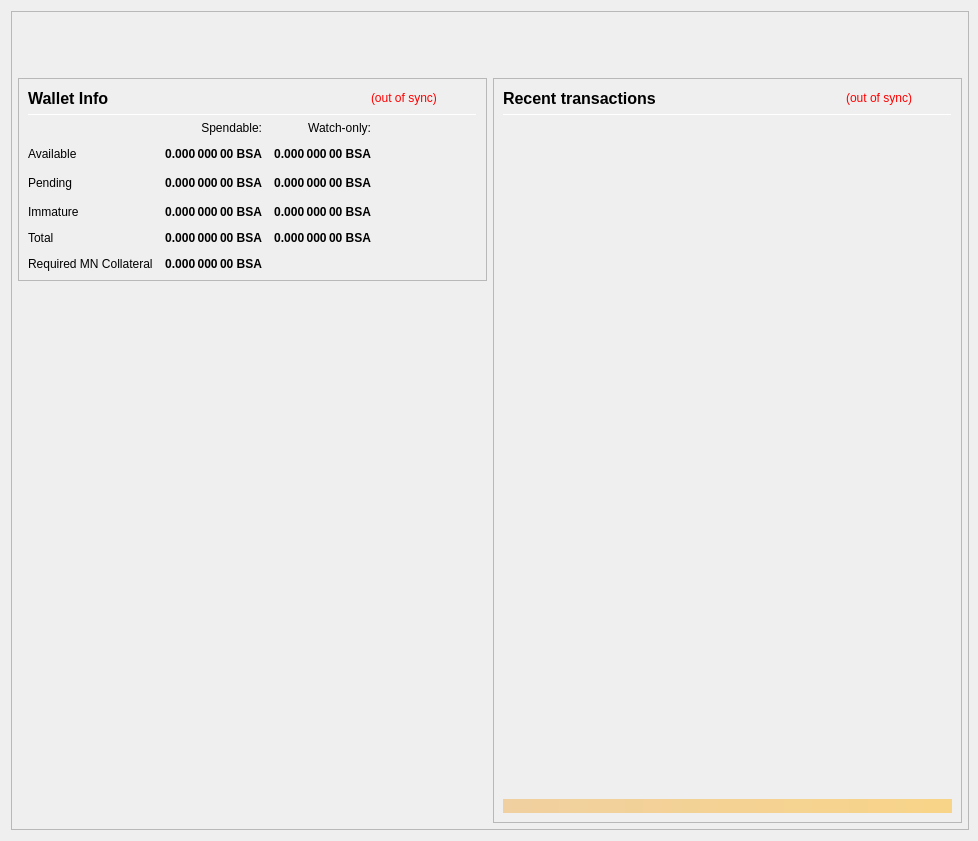
<?xml version="1.0" encoding="UTF-8"?>
<ui version="4.0">
 <class>OverviewPage</class>
 <widget class="QWidget" name="OverviewPage">
  <property name="geometry">
   <rect>
    <x>0</x>
    <y>0</y>
    <width>978</width>
    <height>841</height>
   </rect>
  </property>
  <property name="minimumSize">
   <size>
    <width>960</width>
    <height>682</height>
   </size>
  </property>
  <property name="font">
   <font>
    <weight>50</weight>
    <bold>false</bold>
   </font>
  </property>
  <property name="windowTitle">
   <string>Form</string>
  </property>
  <layout class="QVBoxLayout" name="topLayout" stretch="0">
   <property name="rightMargin">
    <number>9</number>
   </property>
   <item>
    <widget class="QFrame" name="frame_BG">
     <property name="minimumSize">
      <size>
       <width>850</width>
       <height>610</height>
      </size>
     </property>
     <property name="maximumSize">
      <size>
       <width>16777215</width>
       <height>16777215</height>
      </size>
     </property>
     <property name="frameShape">
      <enum>QFrame::StyledPanel</enum>
     </property>
     <property name="frameShadow">
      <enum>QFrame::Raised</enum>
     </property>
     <layout class="QVBoxLayout" name="verticalLayout_3" stretch="0">
      <property name="leftMargin">
       <number>0</number>
      </property>
      <property name="topMargin">
       <number>0</number>
      </property>
      <property name="rightMargin">
       <number>0</number>
      </property>
      <property name="bottomMargin">
       <number>6</number>
      </property>
      <item>
       <layout class="QVBoxLayout" name="verticalLayout_Master" stretch="0,1">
        <property name="leftMargin">
         <number>0</number>
        </property>
        <property name="topMargin">
         <number>0</number>
        </property>
        <property name="rightMargin">
         <number>0</number>
        </property>
        <property name="bottomMargin">
         <number>0</number>
        </property>
        <item>
         <widget class="QFrame" name="frame_Header">
          <layout class="QVBoxLayout" name="verticalLayout_Header" stretch="0">
           <property name="leftMargin">
            <number>0</number>
           </property>
           <property name="topMargin">
            <number>0</number>
           </property>
           <property name="rightMargin">
            <number>0</number>
           </property>
           <property name="bottomMargin">
            <number>0</number>
           </property>
           <item>
            <layout class="QHBoxLayout" name="horizontalLayout_Header" stretch="1,0">
             <property name="spacing">
              <number>6</number>
             </property>
             <item>
              <widget class="QLabel" name="labelOverviewHeaderRight">
               <property name="minimumSize">
                <size>
                 <width>464</width>
                 <height>60</height>
                </size>
               </property>
               <property name="maximumSize">
                <size>
                 <width>16777215</width>
                 <height>60</height>
                </size>
               </property>
               <property name="font">
                <font>
                 <pointsize>14</pointsize>
                </font>
               </property>
               <property name="text">
                <string/>
               </property>
               <property name="alignment">
                <set>Qt::AlignRight|Qt::AlignTrailing|Qt::AlignVCenter</set>
               </property>
              </widget>
             </item>
            </layout>
           </item>
          </layout>
         </widget>
        </item>
        <item>
         <widget class="QFrame" name="frame_Content">
          <layout class="QVBoxLayout" name="verticalLayout_Content">
           <property name="leftMargin">
            <number>6</number>
           </property>
           <property name="topMargin">
            <number>0</number>
           </property>
           <property name="rightMargin">
            <number>6</number>
           </property>
           <property name="bottomMargin">
            <number>0</number>
           </property>
           <item>
            <layout class="QHBoxLayout" name="horizontalLayout_Content" stretch="1,1">
             <property name="spacing">
              <number>6</number>
             </property>
             <item>
              <layout class="QVBoxLayout" name="verticalLayout_left" stretch="0,0">
               <item>
                <widget class="QFrame" name="frameBalances">
                 <property name="frameShape">
                  <enum>QFrame::StyledPanel</enum>
                 </property>
                 <property name="frameShadow">
                  <enum>QFrame::Raised</enum>
                 </property>
                 <layout class="QVBoxLayout" name="verticalLayout_4">
                  <item>
                   <layout class="QHBoxLayout" name="hlBalancesHeader" stretch="2,0,0">
                    <property name="spacing">
                     <number>6</number>
                    </property>
                    <item>
                     <widget class="QLabel" name="labelBalances">
                      <property name="minimumSize">
                       <size>
                        <width>0</width>
                        <height>0</height>
                       </size>
                      </property>
                      <property name="font">
                       <font>
                        <pointsize>12</pointsize>
                        <weight>75</weight>
                        <bold>true</bold>
                       </font>
                      </property>
                      <property name="text">
                       <string>Wallet Info</string>
                      </property>
                     </widget>
                    </item>
                    <item>
                     <widget class="QLabel" name="labelWalletStatus">
                      <property name="cursor">
                       <cursorShape>WhatsThisCursor</cursorShape>
                      </property>
                      <property name="toolTip">
                       <string>The displayed information may be out of date. Your wallet automatically synchronizes with the Basex network after a connection is established, but this process has not completed yet.</string>
                      </property>
                      <property name="styleSheet">
                       <string notr="true">QLabel { color: red; }</string>
                      </property>
                      <property name="text">
                       <string notr="true">(out of sync)</string>
                      </property>
                      <property name="alignment">
                       <set>Qt::AlignLeading|Qt::AlignLeft|Qt::AlignVCenter</set>
                      </property>
                     </widget>
                    </item>
                    <item>
                     <spacer name="hsBalancesHeader">
                      <property name="orientation">
                       <enum>Qt::Horizontal</enum>
                      </property>
                      <property name="sizeHint" stdset="0">
                       <size>
                        <width>40</width>
                        <height>20</height>
                       </size>
                      </property>
                     </spacer>
                    </item>
                   </layout>
                  </item>
                  <item>
                   <widget class="Line" name="lineBalances">
                    <property name="minimumSize">
                     <size>
                      <width>0</width>
                      <height>1</height>
                     </size>
                    </property>
                    <property name="maximumSize">
                     <size>
                      <width>16777215</width>
                      <height>1</height>
                     </size>
                    </property>
                    <property name="orientation">
                     <enum>Qt::Horizontal</enum>
                    </property>
                   </widget>
                  </item>
                  <item>
                   <layout class="QGridLayout" name="gridLayout">
                    <property name="spacing">
                     <number>12</number>
                    </property>
                    <item row="2" column="2">
                     <widget class="QLabel" name="labelWatchPending">
                      <property name="font">
                       <font>
                        <weight>75</weight>
                        <bold>true</bold>
                       </font>
                      </property>
                      <property name="cursor">
                       <cursorShape>ArrowCursor</cursorShape>
                      </property>
                      <property name="toolTip">
                       <string>Unconfirmed transactions to watch-only addresses</string>
                      </property>
                      <property name="text">
                       <string notr="true">0.000 000 00 BSA</string>
                      </property>
                      <property name="alignment">
                       <set>Qt::AlignRight|Qt::AlignTrailing|Qt::AlignVCenter</set>
                      </property>
                      <property name="textInteractionFlags">
                       <set>Qt::NoTextInteraction</set>
                      </property>
                     </widget>
                    </item>
                    <item row="2" column="1">
                     <widget class="QLabel" name="labelUnconfirmed">
                      <property name="font">
                       <font>
                        <weight>75</weight>
                        <bold>true</bold>
                       </font>
                      </property>
                      <property name="cursor">
                       <cursorShape>ArrowCursor</cursorShape>
                      </property>
                      <property name="toolTip">
                       <string>Total of transactions that have yet to be confirmed, and do not yet count toward the spendable balance</string>
                      </property>
                      <property name="text">
                       <string notr="true">0.000 000 00 BSA</string>
                      </property>
                      <property name="alignment">
                       <set>Qt::AlignRight|Qt::AlignTrailing|Qt::AlignVCenter</set>
                      </property>
                      <property name="textInteractionFlags">
                       <set>Qt::NoTextInteraction</set>
                      </property>
                     </widget>
                    </item>
                    <item row="3" column="2">
                     <widget class="QLabel" name="labelWatchImmature">
                      <property name="font">
                       <font>
                        <weight>75</weight>
                        <bold>true</bold>
                       </font>
                      </property>
                      <property name="cursor">
                       <cursorShape>ArrowCursor</cursorShape>
                      </property>
                      <property name="toolTip">
                       <string>Staked or masternode rewards in watch-only addresses that has not yet matured</string>
                      </property>
                      <property name="text">
                       <string notr="true">0.000 000 00 BSA</string>
                      </property>
                      <property name="alignment">
                       <set>Qt::AlignRight|Qt::AlignTrailing|Qt::AlignVCenter</set>
                      </property>
                      <property name="textInteractionFlags">
                       <set>Qt::NoTextInteraction</set>
                      </property>
                     </widget>
                    </item>
                    <item row="7" column="0">
                     <widget class="QLabel" name="labelTotalText2">
                      <property name="text">
                       <string>Required MN Collateral</string>
                      </property>
                     </widget>
                    </item>
                    <item row="4" column="0">
                     <widget class="QLabel" name="labelTotalText">
                      <property name="text">
                       <string>Total</string>
                      </property>
                      <property name="textInteractionFlags">
                       <set>Qt::NoTextInteraction</set>
                      </property>
                     </widget>
                    </item>
                    <item row="3" column="1">
                     <widget class="QLabel" name="labelImmature">
                      <property name="font">
                       <font>
                        <weight>75</weight>
                        <bold>true</bold>
                       </font>
                      </property>
                      <property name="cursor">
                       <cursorShape>ArrowCursor</cursorShape>
                      </property>
                      <property name="toolTip">
                       <string>Staked or masternode rewards that has not yet matured</string>
                      </property>
                      <property name="text">
                       <string notr="true">0.000 000 00 BSA</string>
                      </property>
                      <property name="alignment">
                       <set>Qt::AlignRight|Qt::AlignTrailing|Qt::AlignVCenter</set>
                      </property>
                      <property name="textInteractionFlags">
                       <set>Qt::NoTextInteraction</set>
                      </property>
                     </widget>
                    </item>
                    <item row="2" column="3">
                     <spacer name="hsBalances">
                      <property name="orientation">
                       <enum>Qt::Horizontal</enum>
                      </property>
                      <property name="sizeHint" stdset="0">
                       <size>
                        <width>40</width>
                        <height>20</height>
                       </size>
                      </property>
                     </spacer>
                    </item>
                    <item row="3" column="0">
                     <widget class="QLabel" name="labelImmatureText">
                      <property name="text">
                       <string>Immature</string>
                      </property>
                      <property name="textInteractionFlags">
                       <set>Qt::NoTextInteraction</set>
                      </property>
                     </widget>
                    </item>
                    <item row="4" column="1">
                     <widget class="QLabel" name="labelTotal">
                      <property name="font">
                       <font>
                        <weight>75</weight>
                        <bold>true</bold>
                       </font>
                      </property>
                      <property name="cursor">
                       <cursorShape>ArrowCursor</cursorShape>
                      </property>
                      <property name="toolTip">
                       <string>Your current total balance</string>
                      </property>
                      <property name="text">
                       <string notr="true">0.000 000 00 BSA</string>
                      </property>
                      <property name="alignment">
                       <set>Qt::AlignRight|Qt::AlignTrailing|Qt::AlignVCenter</set>
                      </property>
                      <property name="textInteractionFlags">
                       <set>Qt::NoTextInteraction</set>
                      </property>
                     </widget>
                    </item>
                    <item row="7" column="1">
                     <widget class="QLabel" name="labelTotal2">
                      <property name="font">
                       <font>
                        <weight>75</weight>
                        <bold>true</bold>
                       </font>
                      </property>
                      <property name="cursor">
                       <cursorShape>ArrowCursor</cursorShape>
                      </property>
                      <property name="toolTip">
                       <string>Your current total balance</string>
                      </property>
                      <property name="text">
                       <string notr="true">0.000 000 00 BSA</string>
                      </property>
                      <property name="alignment">
                       <set>Qt::AlignRight|Qt::AlignTrailing|Qt::AlignVCenter</set>
                      </property>
                      <property name="textInteractionFlags">
                       <set>Qt::NoTextInteraction</set>
                      </property>
                     </widget>
                    </item>
                    <item row="4" column="2">
                     <widget class="QLabel" name="labelWatchTotal">
                      <property name="font">
                       <font>
                        <weight>75</weight>
                        <bold>true</bold>
                       </font>
                      </property>
                      <property name="cursor">
                       <cursorShape>ArrowCursor</cursorShape>
                      </property>
                      <property name="toolTip">
                       <string>Current total balance in watch-only addresses</string>
                      </property>
                      <property name="text">
                       <string notr="true">0.000 000 00 BSA</string>
                      </property>
                      <property name="alignment">
                       <set>Qt::AlignRight|Qt::AlignTrailing|Qt::AlignVCenter</set>
                      </property>
                      <property name="textInteractionFlags">
                       <set>Qt::NoTextInteraction</set>
                      </property>
                     </widget>
                    </item>
                    <item row="0" column="2">
                     <widget class="QLabel" name="labelWatchonly">
                      <property name="text">
                       <string>Watch-only:</string>
                      </property>
                      <property name="alignment">
                       <set>Qt::AlignRight|Qt::AlignTrailing|Qt::AlignVCenter</set>
                      </property>
                     </widget>
                    </item>
                    <item row="1" column="0">
                     <widget class="QLabel" name="labelBalanceText">
                      <property name="text">
                       <string>Available</string>
                      </property>
                      <property name="textInteractionFlags">
                       <set>Qt::NoTextInteraction</set>
                      </property>
                     </widget>
                    </item>
                    <item row="1" column="1">
                     <widget class="QLabel" name="labelBalance">
                      <property name="font">
                       <font>
                        <weight>75</weight>
                        <bold>true</bold>
                       </font>
                      </property>
                      <property name="cursor">
                       <cursorShape>ArrowCursor</cursorShape>
                      </property>
                      <property name="toolTip">
                       <string>Your current spendable balance</string>
                      </property>
                      <property name="text">
                       <string notr="true">0.000 000 00 BSA</string>
                      </property>
                      <property name="alignment">
                       <set>Qt::AlignRight|Qt::AlignTrailing|Qt::AlignVCenter</set>
                      </property>
                      <property name="textInteractionFlags">
                       <set>Qt::NoTextInteraction</set>
                      </property>
                     </widget>
                    </item>
                    <item row="1" column="2">
                     <widget class="QLabel" name="labelWatchAvailable">
                      <property name="font">
                       <font>
                        <weight>75</weight>
                        <bold>true</bold>
                       </font>
                      </property>
                      <property name="cursor">
                       <cursorShape>ArrowCursor</cursorShape>
                      </property>
                      <property name="toolTip">
                       <string>Your current balance in watch-only addresses</string>
                      </property>
                      <property name="text">
                       <string notr="true">0.000 000 00 BSA</string>
                      </property>
                      <property name="alignment">
                       <set>Qt::AlignRight|Qt::AlignTrailing|Qt::AlignVCenter</set>
                      </property>
                      <property name="textInteractionFlags">
                       <set>Qt::NoTextInteraction</set>
                      </property>
                     </widget>
                    </item>
                    <item row="2" column="0">
                     <widget class="QLabel" name="labelPendingText">
                      <property name="text">
                       <string>Pending</string>
                      </property>
                      <property name="textInteractionFlags">
                       <set>Qt::NoTextInteraction</set>
                      </property>
                     </widget>
                    </item>
                    <item row="0" column="1">
                     <widget class="QLabel" name="labelSpendable">
                      <property name="text">
                       <string>Spendable:</string>
                      </property>
                      <property name="alignment">
                       <set>Qt::AlignRight|Qt::AlignTrailing|Qt::AlignVCenter</set>
                      </property>
                     </widget>
                    </item>
                   </layout>
                  </item>
                 </layout>
                </widget>
               </item>
               <item>
                <spacer name="verticalSpacer">
                 <property name="orientation">
                  <enum>Qt::Vertical</enum>
                 </property>
                 <property name="sizeHint" stdset="0">
                  <size>
                   <width>20</width>
                   <height>40</height>
                  </size>
                 </property>
                </spacer>
               </item>
              </layout>
             </item>
             <item>
              <layout class="QVBoxLayout" name="verticalLayout_right" stretch="1">
               <item>
                <widget class="QFrame" name="frame_RecentTransactions">
                 <property name="minimumSize">
                  <size>
                   <width>0</width>
                   <height>0</height>
                  </size>
                 </property>
                 <property name="frameShape">
                  <enum>QFrame::StyledPanel</enum>
                 </property>
                 <property name="frameShadow">
                  <enum>QFrame::Raised</enum>
                 </property>
                 <layout class="QVBoxLayout" name="verticalLayout_1" stretch="0,0,0,0,0">
                  <item>
                   <layout class="QHBoxLayout" name="horizontalLayout_2" stretch="2,0,0">
                    <property name="spacing">
                     <number>3</number>
                    </property>
                    <item>
                     <widget class="QLabel" name="label_4">
                      <property name="minimumSize">
                       <size>
                        <width>0</width>
                        <height>20</height>
                       </size>
                      </property>
                      <property name="font">
                       <font>
                        <pointsize>12</pointsize>
                        <weight>75</weight>
                        <bold>true</bold>
                       </font>
                      </property>
                      <property name="text">
                       <string>Recent transactions</string>
                      </property>
                     </widget>
                    </item>
                    <item>
                     <widget class="QLabel" name="labelTransactionsStatus">
                      <property name="cursor">
                       <cursorShape>WhatsThisCursor</cursorShape>
                      </property>
                      <property name="toolTip">
                       <string>The displayed information may be out of date. Your wallet automatically synchronizes with the Basex network after a connection is established, but this process has not completed yet.</string>
                      </property>
                      <property name="styleSheet">
                       <string notr="true">QLabel { color: red; }</string>
                      </property>
                      <property name="text">
                       <string notr="true">(out of sync)</string>
                      </property>
                      <property name="alignment">
                       <set>Qt::AlignRight|Qt::AlignTrailing|Qt::AlignVCenter</set>
                      </property>
                     </widget>
                    </item>
                    <item>
                     <spacer name="horizontalSpacer">
                      <property name="orientation">
                       <enum>Qt::Horizontal</enum>
                      </property>
                      <property name="sizeHint" stdset="0">
                       <size>
                        <width>40</width>
                        <height>20</height>
                       </size>
                      </property>
                     </spacer>
                    </item>
                   </layout>
                  </item>
                  <item>
                   <widget class="Line" name="line">
                    <property name="minimumSize">
                     <size>
                      <width>0</width>
                      <height>1</height>
                     </size>
                    </property>
                    <property name="maximumSize">
                     <size>
                      <width>16777215</width>
                      <height>1</height>
                     </size>
                    </property>
                    <property name="orientation">
                     <enum>Qt::Horizontal</enum>
                    </property>
                   </widget>
                  </item>
                  <item>
                   <widget class="QListView" name="listTransactions">
                    <property name="minimumSize">
                     <size>
                      <width>0</width>
                      <height>0</height>
                     </size>
                    </property>
                    <property name="styleSheet">
                     <string notr="true">QListView { background: transparent; }</string>
                    </property>
                    <property name="frameShape">
                     <enum>QFrame::NoFrame</enum>
                    </property>
                    <property name="verticalScrollBarPolicy">
                     <enum>Qt::ScrollBarAlwaysOff</enum>
                    </property>
                    <property name="horizontalScrollBarPolicy">
                     <enum>Qt::ScrollBarAlwaysOff</enum>
                    </property>
                    <property name="selectionMode">
                     <enum>QAbstractItemView::NoSelection</enum>
                    </property>
                   </widget>
                  </item>
                  <item>
                   <spacer name="verticalSpacer_2">
                    <property name="orientation">
                     <enum>Qt::Vertical</enum>
                    </property>
                    <property name="sizeType">
                     <enum>QSizePolicy::Expanding</enum>
                    </property>
                    <property name="sizeHint" stdset="0">
                     <size>
                      <width>20</width>
                      <height>40</height>
                     </size>
                    </property>
                   </spacer>
                  </item>
                  <item>
                   <widget class="QLabel" name="labelAlerts">
                    <property name="maximumSize">
                     <size>
                      <width>16777215</width>
                      <height>16777215</height>
                     </size>
                    </property>
                    <property name="styleSheet">
                     <string notr="true">background-color: qlineargradient(x1: 0, y1: 0, x2: 1, y2: 0, stop:0 #F0D0A0, stop:1 #F8D488); color:#000000;</string>
                    </property>
                    <property name="text">
                     <string/>
                    </property>
                    <property name="wordWrap">
                     <bool>true</bool>
                    </property>
                    <property name="margin">
                     <number>3</number>
                    </property>
                   </widget>
                  </item>
                 </layout>
                </widget>
               </item>
              </layout>
             </item>
            </layout>
           </item>
          </layout>
         </widget>
        </item>
       </layout>
      </item>
     </layout>
    </widget>
   </item>
  </layout>
 </widget>
 <resources/>
 <connections/>
</ui>
